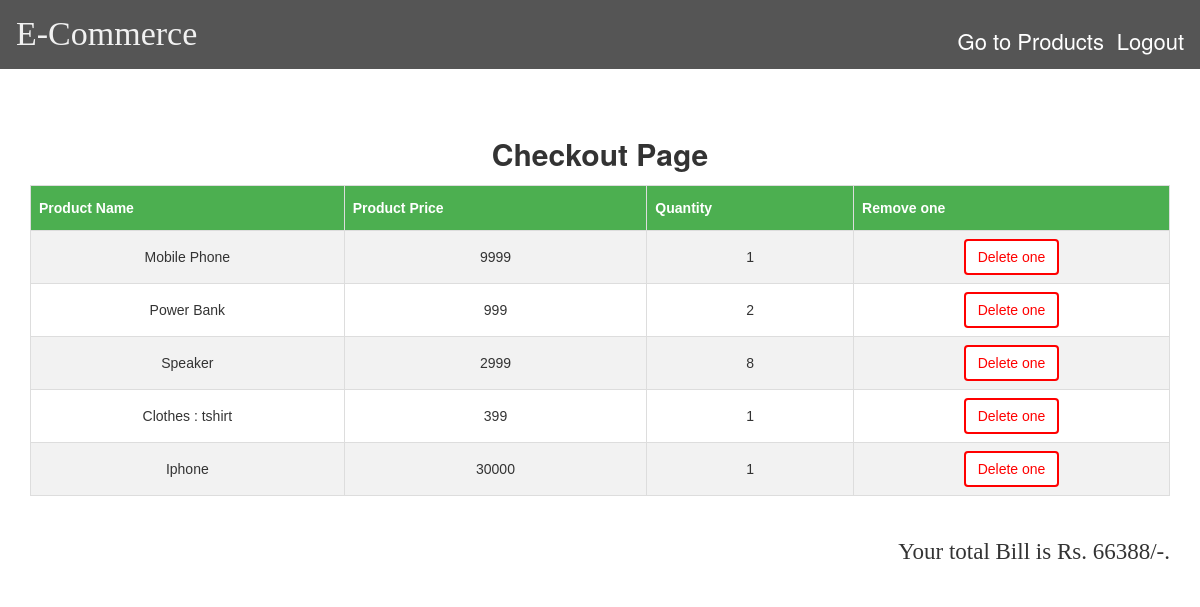
The page /Cart.php (signed in) on the database its author committed.
### tables this page shows
CREATE TABLE `user_products` (
  `id` int(11) NOT NULL,
  `prodid` int(11) NOT NULL,
  `userid` int(11) NOT NULL,
  `prodname` varchar(50) DEFAULT NULL,
  `quantity` int(11) DEFAULT NULL
);

CREATE TABLE `products` (
  `Id` int(11) NOT NULL,
  `Productname` varchar(255) NOT NULL,
  `Price` int(11) DEFAULT NULL,
  `Quantity` int(11) DEFAULT NULL,
  `ProdImage` varchar(50) DEFAULT NULL
);

### include/checkout.php (the view, shortened to what this page needs)
<?php
    include "include/dbconnect.inc.php";
    $userid = $_SESSION['Id'];
    $sql = "SELECT * FROM products prod join user_products cartvalues on
    prod.Id = cartvalues.prodid and cartvalues.userid = '".$userid."' ";
    $result = mysqli_query($conn , $sql);
    $id = 0;
    $total = 0;
    while($row = mysqli_fetch_array($result))
    {
  if($row['quantity'] > 0 && $row['Productname']!=NULL)
  {
  echo "<tr>";
  echo "<td>" . $row['Productname'] . "</td>";
  echo "<td>" . $row['Price'] . "</td>";
  echo "<td>" . $row['quantity'] . "</td>";
  echo "<td> <button class=btn onclick=myfunction(event) id=" .$id. "> Delete one </button> </td>";
  echo "</tr>";
  $id++;
  $temp = $row['Price'] * $row['quantity'];
  $total += $temp;
  }
}
?>

### Cart.php (shortened to what this page needs)
<!DOCTYPE html>
<html lang="en">
<head>
    <link rel="stylesheet" href="https://maxcdn.bootstrapcdn.com/bootstrap/3.4.0/css/bootstrap.min.css">
    <link rel="stylesheet" href="css/common.css">
    <link rel="stylesheet" href="css/table.css">
</head>
<body style="margin:0px">
    <?php
    include "include/header3.inc.php";
    ?>
    <div class="container">
        <div style= "text-align:center; font-size: 30px; margin-top: 64px;">
                <p><strong>Checkout Page</strong></p>
        </div>
        <table id="customers">
        <tr>
            <th>Product Name</th>
            <th>Product Price</th>
            <th>Quantity</th>
            <th>Remove one</th>
        </tr>
        <?php
        include "include/checkout.php";
        echo "</table> <br> <br>";
        echo "<p id=bill>Your total Bill is Rs. " . $total . "/-.</p>";
        ?>
    </div>
</body>
</html>

### include/header3.inc.php (shortened to what this page needs)
<div id="header">
    <div id="heading">
        E-Commerce
    </div>
    <div id="gotoproducts">
    <a href="/E-Commerce/ProductsPage.php" style="color:white">Go to Products</a>
    </div>
    <div id="logout">
    <a onlick="userlogout" href="/E-Commerce/index.php" style="color:white;">Logout</a>
    </div>
</div>

### css/Common.css (style rules this page uses)
.container { margin: 0 auto; height: 100%; }

### css/table.css (style rules this page uses)
#customers { font-family: "Trebuchet MS", Arial, Helvetica, sans-serif; border-collapse: collapse; width: 100%; text-align: center; }
#customers td, #customers th { border: 1px solid #ddd; padding: 8px; }
#customers tr:nth-child(even) { background-color: #f2f2f2; }
#customers th { padding-top: 12px; padding-bottom: 12px; text-align: left; background-color: #4CAF50; color: white; }
.btn { color :red; border:2px solid red; background-color: white; }
#bill { font-family: initial; font-size: 23px; float: right; }

### include/header3.inc.php (style rules this page uses)
#header { width:100%; margin-top:0px; height: 7%; padding: 10px 16px; background: #555; color: #f1f1f1; }
#heading { font-family: cursive; font-size: 34px; width : 50%; }
#logout { margin-top: -34px; float: right; font-size: 22px; }
#gotoproducts { margin-top: -34px; float: right; font-size: 22px; margin-right:80px; }

### rows shown on the page
user_products: prodid.Productname "Mobile Phone", prodid.Price "9999", quantity "1"
user_products: prodid.Productname "Power Bank", prodid.Price "999", quantity "2"
user_products: prodid.Productname "Speaker", prodid.Price "2999", quantity "8"
user_products: prodid.Productname "Clothes : tshirt", prodid.Price "399", quantity "1"
user_products: prodid.Productname "Iphone", prodid.Price "30000", quantity "1"

### other values the page prints
$total "66388"
